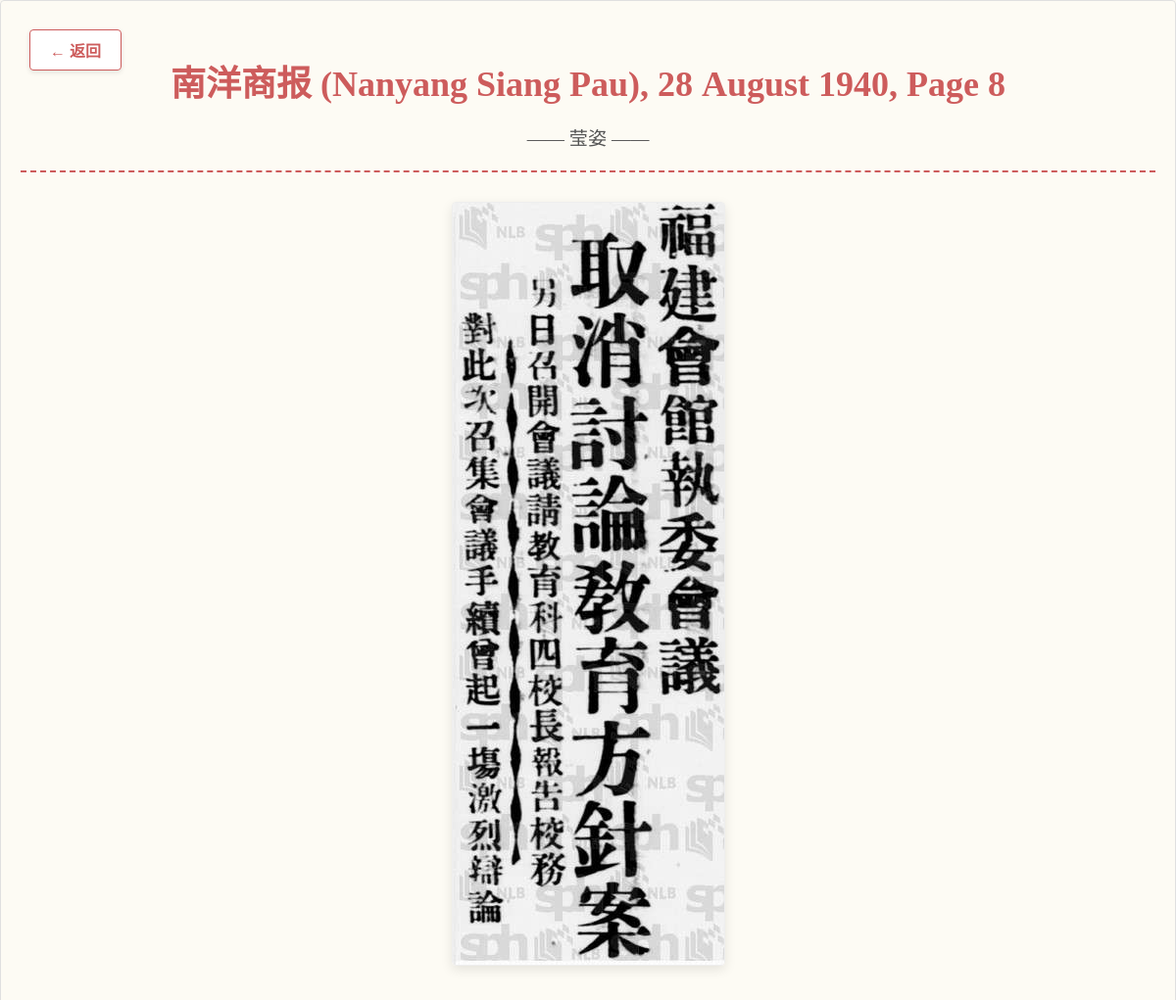
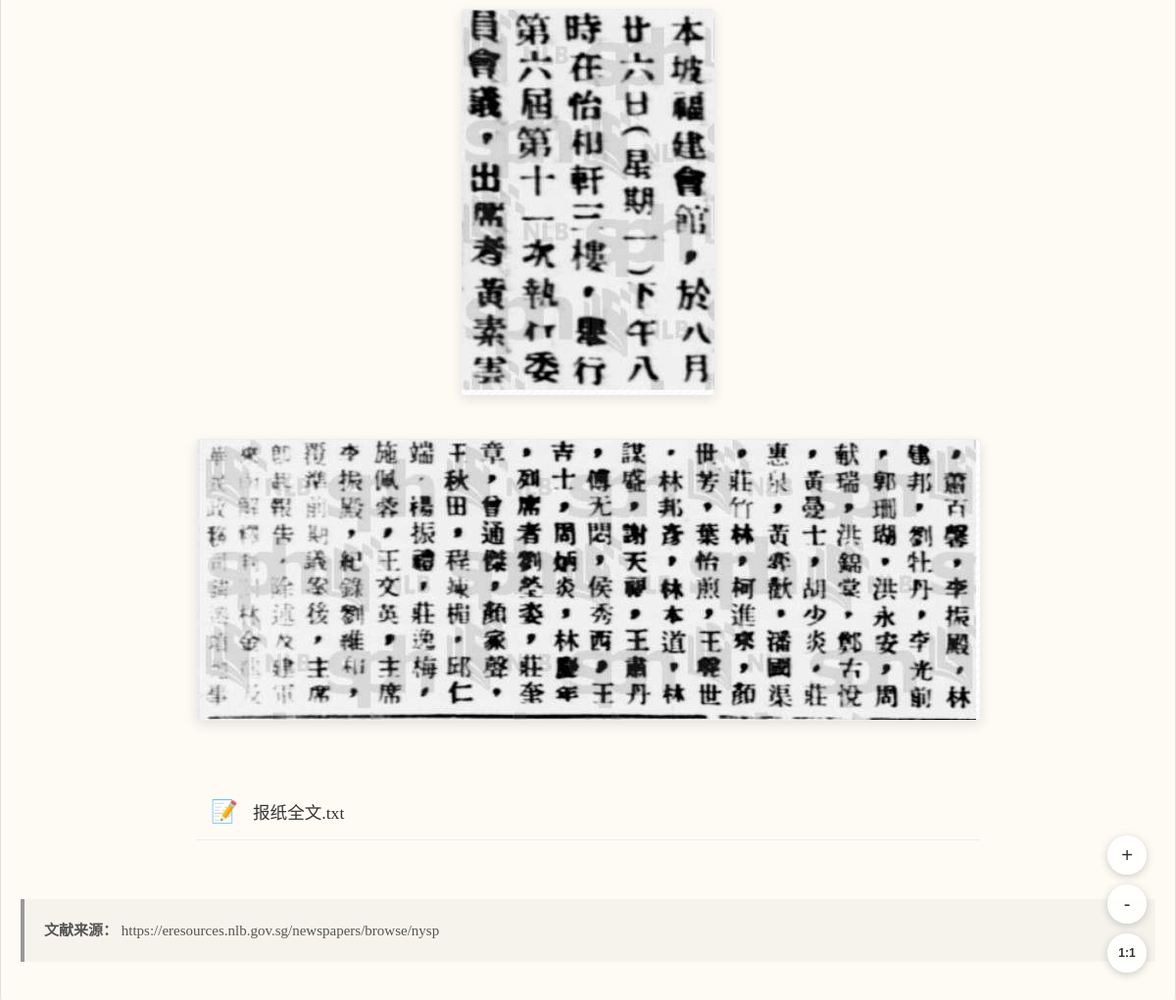
/material/5, run on the app's committed database (2 pictures, top to bottom).
### app.py (models this page shows)
class Material(db.Model):
    id = db.Column(db.Integer, primary_key=True)
    author = db.Column(db.String(50))
    folder_name = db.Column(db.String(200))
    publication = db.Column(db.String(200))
    publish_time = db.Column(db.String(100))
    source = db.Column(db.String(200))
    sort_index = db.Column(db.Integer, default=0)

### app.py (the view, shortened to what this page needs)
@app.route('/material/<int:id>')
@app.route('/material/<int:id>/<path:subpath>')
def material_detail(id, subpath=''):
    material = Material.query.get_or_404(id)
    base_folder = os.path.join(app.root_path, 'static', 'materials', material.author, material.folder_name)
    dirs, files = get_files_in_folder(base_folder, subpath)
    breadcrumbs = []
    return render_template('material_detail.html', material=material, subpath=subpath,
                           dirs=dirs, files=files, breadcrumbs=breadcrumbs)

### app.py (called while the page is built)
def natural_sort_key(s):
    return [int(text) if text.isdigit() else text.lower()
            for text in re.split('([0-9]+)', s)]

def get_files_in_folder(base_path, sub_path=''):
    full_path = os.path.join(base_path, sub_path)
    if not os.path.exists(full_path):
        return [], []
    dirs = []
    all_files = [] # 统一存放所有文件，避免分堆导致排序断层
    try:
        items = os.listdir(full_path)
    except OSError:
        return [], []
    for item in items:
        item_path = os.path.join(full_path, item)
        if item.startswith('.'):
            continue
        if os.path.isdir(item_path):
            dirs.append(item)
        else:
            all_files.append(item)
    dirs.sort(key=natural_sort_key)
    all_files.sort(key=natural_sort_key)
    return dirs, all_files

### templates/material_detail.html (shortened to what this page needs)
<!DOCTYPE html>
<html lang="zh-CN">
<head>
    <link rel="stylesheet" href="{{ url_for('static', filename='css/creation.css') }}">
</head>
<body>
    <a href="javascript:history.back()" class="fixed-back-btn">← 返回</a>
    <div class="library-container" style="max-width: 1200px; margin: 0 auto; padding: 0 20px;">
        <div class="detail-header">
            <h2>{{ material.folder_name }} {% if subpath %}/ {{ subpath.split('/')[-1] }}{% endif %}</h2>
            {% set author_map = {
                'yingzi': '莹姿',
                'fengyimei': '冯伊湄',
                'wangyingxia': '王映霞',
                'wangying': '王莹',
                'shenzijiu': '沈兹九'
            } %}
            <div class="author-subtitle">—— {{ author_map[material.author] if material.author in author_map else material.author }} ——</div>
        </div>
        <div id="zoom-container" class="zoom-wrapper">
            <div class="image-gallery">
                {% for f in files if f.lower().endswith(('.jpg', '.jpeg', '.webp')) %}
                <div class="gallery-item">
                    <img loading="lazy" src="{{ url_for('static', filename='materials/' + material.author + '/' + material.folder_name + '/' + (subpath + '/' + f if subpath else f)) }}" alt="{{ f }}">
                </div>
                {% endfor %}
            </div>
            <ul class="file-list">
                {% for f in files if f.lower().endswith(('.pdf', '.txt')) %}
                <li class="file-item">
                    <span class="file-icon">
                        {% if f.endswith('.pdf') %}📄{% else %}📝{% endif %}
                    </span>
                    <a href="{{ url_for('static', filename='materials/' + material.author + '/' + material.folder_name + '/' + (subpath + '/' + f if subpath else f)) }}" target="_blank" class="file-link">
                        {{ f }}
                    </a>
                </li>
                {% endfor %}
            </ul>
        </div>
        {% if material.source and material.source != '暂无' %}
        <div class="source-box">
            <p><strong>文献来源：</strong> {{ material.source | safe }}</p>
        </div>
        {% endif %}
    </div>
    <div class="zoom-controls">
        <button onclick="zoomIn()" class="zoom-btn" title="放大">+</button>
        <button onclick="zoomOut()" class="zoom-btn" title="缩小">-</button>
        <button onclick="zoomReset()" class="zoom-btn reset-btn" title="重置">1:1</button>
    </div>
</body>
</html>

### static/css/creation.css (style rules this page uses)
body { margin: 0; font-family: 'MyWebFont', "Microsoft YaHei", sans-serif; background-image: url('/static/images/2.webp'); background-size: cover; background-attachment: fixed; background-position: center; min-height: 100vh; color: #333; }
.library-container { max-width: 1000px; margin: 40px auto; background-color: rgba(253, 251, 245, 0.95); padding: 50px; box-shadow: 0 5px 20px rgba(0,0,0,0.1); border-radius: 4px; border: 1px solid #e0e0e0; min-height: 800px; }
.fixed-back-btn { position: fixed; top: 30px; left: 30px; color: #CD5C5C; text-decoration: none; font-weight: bold; background: rgba(255,255,255,0.9); padding: 8px 20px; border: 1px solid #CD5C5C; border-radius: 4px; box-shadow: 0 2px 5px rgba(0,0,0,0.1); transition: all 0.3s; z-index: 2000; font-family: 'MyWebFont', serif; }
.source-box { margin-top: 60px; padding: 20px; background-color: rgba(0,0,0,0.03); border-left: 5px solid #bbb; color: #333; font-size: 16px; font-family: "SimSun", "Songti SC", "STSong", serif; line-height: 1.6; text-align: left; word-wrap: break-word; }
.zoom-controls { position: fixed; bottom: 40px; right: 40px; display: flex; flex-direction: column; gap: 10px; z-index: 2000; }
.zoom-btn { width: 45px; height: 45px; border-radius: 50%; border: none; background-color: #CD5C5C; color: white; font-size: 24px; cursor: pointer; box-shadow: 0 4px 10px rgba(0,0,0,0.3); transition: all 0.2s; display: flex; justify-content: center; align-items: center; padding: 0; }
.reset-btn { font-size: 14px; background-color: #666; }

### templates/material_detail.html (style rules this page uses)
body { background-color: #fdfbf5 !important; background-image: none !important; min-height: 100vh; overflow-y: auto !important; font-family: "SimSun", "Songti SC", serif; color: #333; }
.detail-header { text-align: center; margin-top: 60px; margin-bottom: 30px; padding-bottom: 20px; border-bottom: 2px dashed #CD5C5C; }
.detail-header h2 { font-family: 'MyWebFont', serif !important; color: #CD5C5C; margin: 0; font-size: clamp(20px, 4vw, 36px); white-space: normal; word-wrap: break-word; max-width: 95%; margin: 0 auto; line-height: 1.4; text-shadow: none !important; }
.author-subtitle { font-size: 1.2rem; color: #555; margin-top: 15px; font-family: 'MyWebFont', serif !important; }
.image-gallery { text-align: center; padding-bottom: 20px; }
.gallery-item { margin-bottom: 40px; display: block; }
.gallery-item img { max-width: 95%; height: auto; box-shadow: 0 4px 12px rgba(0,0,0,0.1); border: 1px solid #eee; border-radius: 4px; }
.file-list { list-style: none; padding: 0; text-align: left; max-width: 800px; margin: 0 auto; }
.file-item { padding: 15px; border-bottom: 1px solid #eee; display: flex; align-items: center; transition: background 0.2s; }
.file-icon { margin-right: 15px; font-size: 1.4em; }
.file-link { text-decoration: none; color: #333; flex: 1; font-size: 1.1em; font-family: "SimSun", serif; }
.source-box { margin-top: 60px; padding: 20px; background-color: rgba(0,0,0,0.03); border-left: 4px solid #999; margin-bottom: 40px; }
.source-box p { margin: 0; font-family: "SimSun", "Songti SC", serif !important; font-size: 15px !important; color: #555 !important; line-height: 1.6 !important; text-shadow: none !important; }
.zoom-controls { position: fixed; bottom: 30px; right: 30px; display: flex; flex-direction: column; gap: 10px; z-index: 1000; }
.zoom-btn { width: 40px; height: 40px; border-radius: 50%; border: none; background: rgba(255,255,255,0.9); color: #333; font-size: 20px; cursor: pointer; box-shadow: 0 2px 8px rgba(0,0,0,0.2); transition: all 0.2s; display: flex; align-items: center; justify-content: center; }
.reset-btn { font-size: 12px; font-weight: bold; }
.fixed-back-btn { position: fixed; top: 30px; left: 30px; color: #CD5C5C !important; text-decoration: none; font-weight: bold; background: rgba(255,255,255,0.95) !important; padding: 8px 20px; border: 1px solid #CD5C5C !important; border-radius: 4px; box-shadow: 0 2px 5px rgba(0,0,0,0.1); font-family: 'MyWebFont', serif !important; z-index: 1000; }

### data on the page
Material: folder_name "南洋商报 (Nanyang Siang Pau), 28 August 1940, Page 8", author "莹姿", author+folder_name (picture), source "https://eresources.nlb.gov.sg/newspapers/browse/nysp"

### other printed values
{{ f }} "报纸全文.txt"
